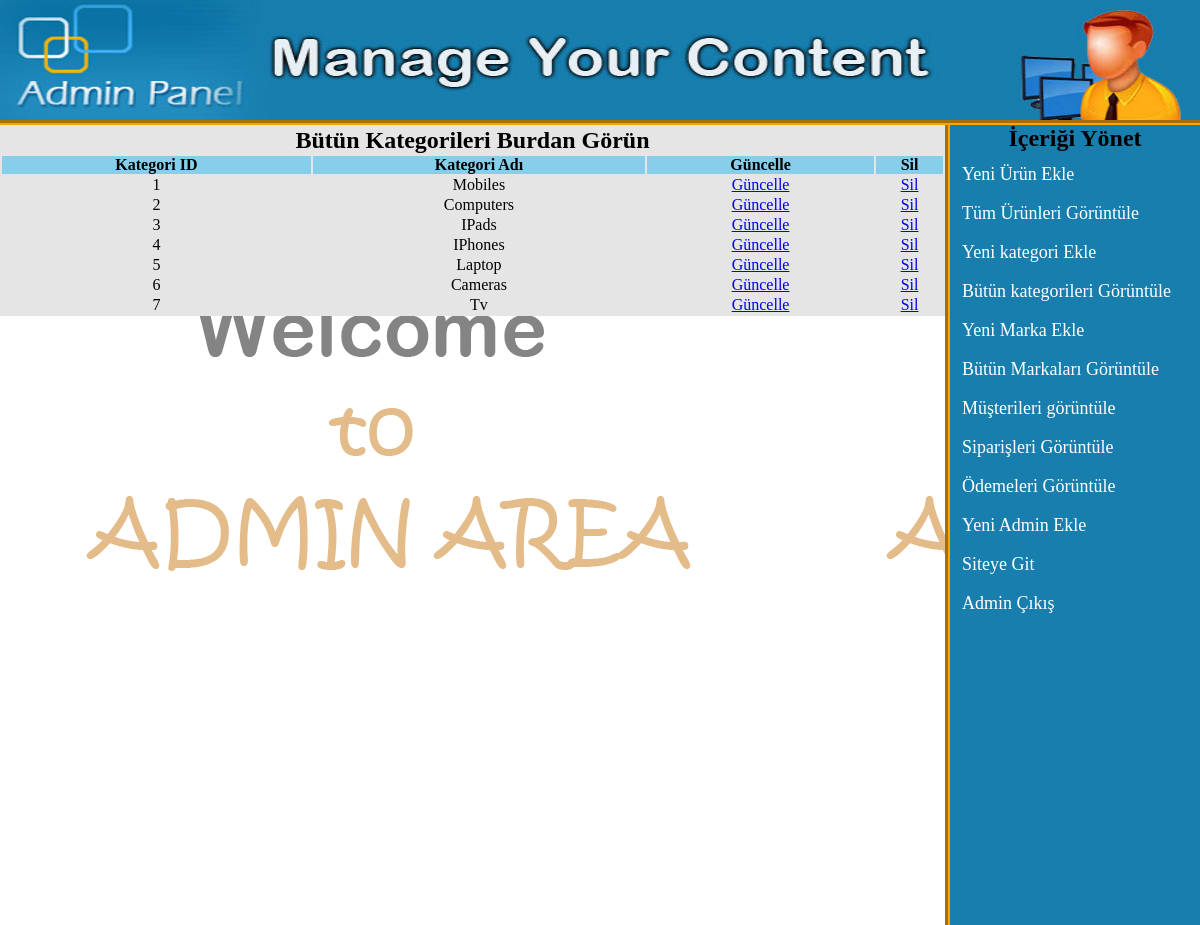
The page /admin_area/index.php?view_cats (signed in) on the database its author committed.
### tables this page shows
CREATE TABLE `categories` (
  `cat_id` int(100) NOT NULL,
  `cat_title` varchar(100) NOT NULL
);

### admin_area/view_cats.php (the view)
<table width="945" align="center" bgcolor="#e5e5e5">
	<tr align="center">
		<td colspan="6"><h2>Bütün Kategorileri Burdan Görün</h2></td>
	</tr>
	<tr align="center" bgcolor="skyblue">
		<th>Kategori ID</th>
		<th>Kategori Adı</th>
		<th>Güncelle</th>
		<th>Sil</th>
	</tr>
	<?php
	include("includes/db.php");
	$get_cat = "select * from categories";
	$run_cat = mysqli_query($con, $get_cat);
	$i = 0;
	while ($row_cat=mysqli_fetch_array($run_cat)){
		$cat_id = $row_cat['cat_id'];
		$cat_title = $row_cat['cat_title'];
		$i++;
	?>
	<tr align="center">
		<td><?php echo $i;?></td>
		<td><?php echo $cat_title;?></td>
		<td><a href="index.php?edit_cat=<?php echo $cat_id; ?>">Güncelle</a></td>
		<td><a href="delete_cat.php?delete_cat=<?php echo $cat_id;?>">Sil</a></td>
	</tr>
	<?php } ?>
</table>

### admin_area/styles/style.css (style rules this page uses)
html, body, div, span, applet, object, iframe, h1, h2, h3, h4, h5, h6, p, blockquote, pre, a, abbr, acronym, address, big, cite, code, del, dfn, em, img, ins, kbd, q, s, samp, small, strike, strong, sub, sup, tt, var, b, u, i, center, dl, dt, dd, ol, ul, li, fieldset, form, label, legend, table, caption, tbody, tfoot, thead, tr, th, td, article, aside, canvas, details, embed, figure, figcaption, footer, header, hgroup, menu, nav, output, ruby, section, summary, time, mark, audio, video { margin: 0; padding: 0; border: 0; vertical-align: baseline; }
body { background:skyblue; }

### rows shown on the page
categories: cat_title "Mobiles"
categories: cat_title "Computers"
categories: cat_title "IPads"
categories: cat_title "IPhones"
categories: cat_title "Laptop"
categories: cat_title "Cameras"
categories: cat_title "Tv"
